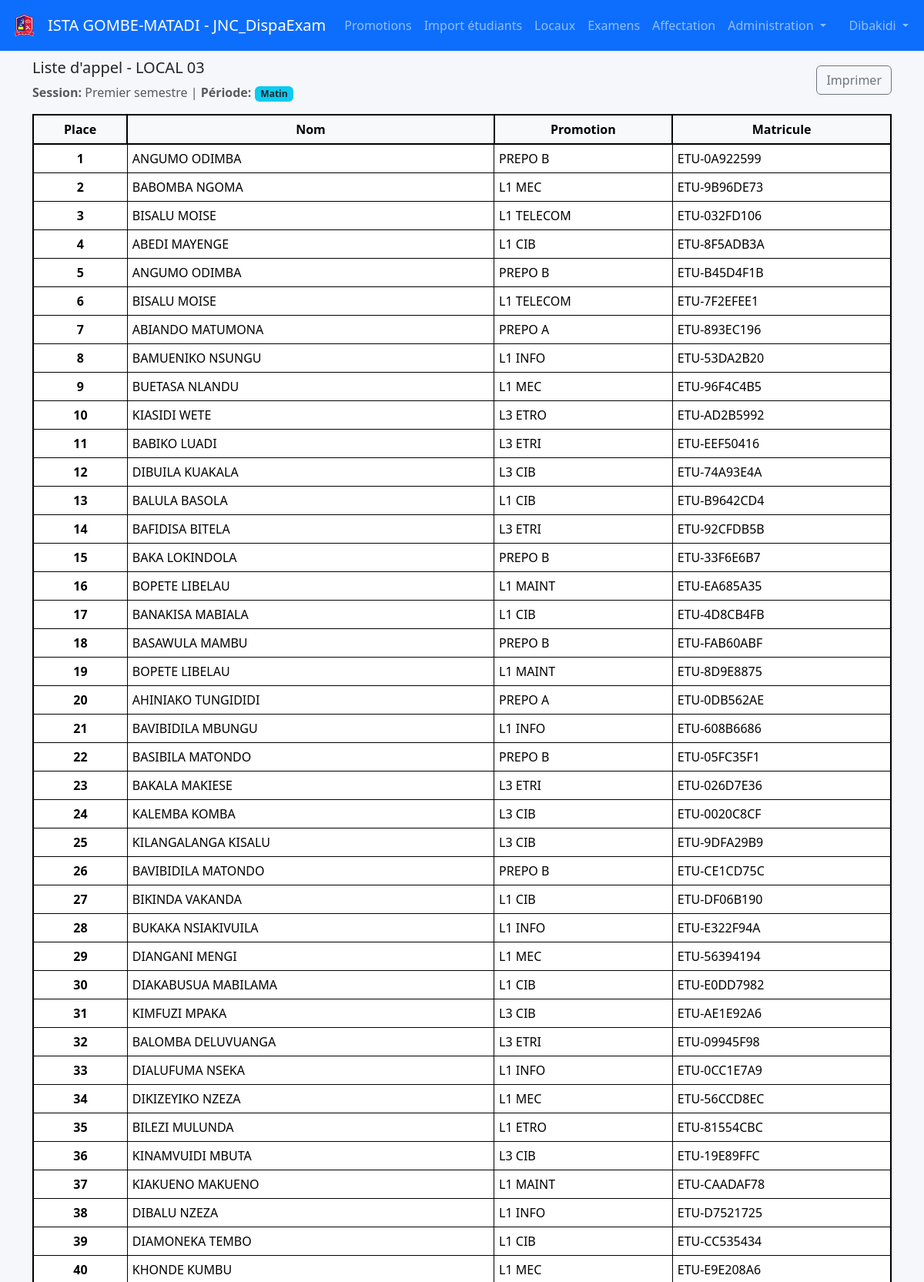
/rooms/3/liste?exam_id=10 (signed in, upper part), run on the app's committed database.
### tables this page shows
CREATE TABLE rooms (
            id INTEGER PRIMARY KEY AUTOINCREMENT,
            name TEXT NOT NULL UNIQUE,
            benches INTEGER NOT NULL DEFAULT 0,
            students_per_bench INTEGER NOT NULL DEFAULT 1
        );

CREATE TABLE "exams" (
                    id INTEGER PRIMARY KEY AUTOINCREMENT,
                    label TEXT NOT NULL,
                    session_type TEXT NOT NULL,
                    promotion_id INTEGER NOT NULL,
                    FOREIGN KEY (promotion_id) REFERENCES promotions(id) ON DELETE CASCADE
                );

CREATE TABLE assignments (
            id INTEGER PRIMARY KEY AUTOINCREMENT,
            student_id INTEGER NOT NULL,
            exam_id INTEGER NOT NULL,
            room_id INTEGER NOT NULL,
            seat_number INTEGER NOT NULL,
            qr_token TEXT NOT NULL UNIQUE,
            created_at TEXT DEFAULT CURRENT_TIMESTAMP,
            UNIQUE(student_id, exam_id),
            FOREIGN KEY (student_id) REFERENCES students(id) ON DELETE CASCADE,
            FOREIGN KEY (exam_id) REFERENCES exams(id) ON DELETE CASCADE,
            FOREIGN KEY (room_id) REFERENCES rooms(id) ON DELETE CASCADE
        );

CREATE TABLE students (
            id INTEGER PRIMARY KEY AUTOINCREMENT,
            matricule TEXT,
            full_name TEXT NOT NULL,
            promotion_id INTEGER NOT NULL,
            section_id INTEGER, sexe TEXT,
            UNIQUE(matricule),
            FOREIGN KEY (promotion_id) REFERENCES promotions(id) ON DELETE CASCADE,
            FOREIGN KEY (section_id) REFERENCES sections(id) ON DELETE SET NULL
        );

CREATE TABLE promotions (
            id INTEGER PRIMARY KEY AUTOINCREMENT,
            name TEXT NOT NULL UNIQUE
        );

### app.py (the view)
@app.route("/rooms/<int:room_id>/liste")
@login_required
def room_list(room_id):
    conn = get_db()
    exam_id = request.args.get("exam_id")
    exam = _get_exam_or_latest(conn, exam_id)
    cur = conn.cursor()
    cur.execute("SELECT name FROM rooms WHERE id = ?", (room_id,))
    room = cur.fetchone()
    room_name = room["name"] if room else "Local inconnu"
    cur.execute(
        """
        SELECT a.seat_number, s.full_name, s.matricule, p.name AS promotion_name
        FROM assignments a
        JOIN students s ON a.student_id = s.id
        JOIN promotions p ON s.promotion_id = p.id
        WHERE a.room_id = ? AND a.exam_id = ?
        ORDER BY a.seat_number
        """,
        (room_id, exam["id"]),
    )
    rows = cur.fetchall()
    return render_template("list.html", rows=rows, exam=exam, room_name=room_name)

### app.py (called while the page is built)
def get_db():
    if "db" not in g:
        g.db = get_connection()
    return g.db

def _get_exam_or_latest(conn, exam_id=None):
    cur = conn.cursor()
    if exam_id:
        cur.execute(
            """SELECT e.id, e.label, e.session_type,
               GROUP_CONCAT(p.name, ', ') as promotion_name
               FROM exams e
               LEFT JOIN exam_promotions ep ON e.id = ep.exam_id
               LEFT JOIN promotions p ON ep.promotion_id = p.id
               WHERE e.id = ?
               GROUP BY e.id, e.label, e.session_type""",
            (exam_id,)
        )
        return cur.fetchone()
    exams = _get_exams(conn)
    return exams[0] if exams else None

def login_required(f):
    @wraps(f)
    def decorated_function(*args, **kwargs):
        if 'user_id' not in session:
            flash("Vous devez vous connecter pour accéder à cette page.", "warning")
            return redirect(url_for('login'))
        return f(*args, **kwargs)
    return decorated_function

### database.py (called while the page is built)
def get_connection():
    conn = sqlite3.connect(DB_PATH, check_same_thread=False)
    conn.row_factory = sqlite3.Row
    return conn

### templates/list.html (shortened to what this page needs)
{% extends "base.html" %}
{% block content %}
<div class="mb-3">
  <div class="d-flex justify-content-between align-items-center">
    <div>
      <h5>Liste d'appel - {{ room_name }}</h5>
      <p class="text-muted mb-0">
        <strong>Session:</strong> {{ exam['label'] }} |
        <strong>Période:</strong>
        {% if exam['session_type'] == 'Matin' %}
          <span class="badge bg-info text-dark">Matin</span>
        {% elif exam['session_type'] == 'Après-midi' %}
          <span class="badge bg-warning text-dark">Après-midi</span>
        {% else %}
          {{ exam['session_type'] or 'Non définie' }}
        {% endif %}
      </p>
    </div>
    <button class="btn btn-outline-secondary" onclick="window.print()">Imprimer</button>
  </div>
</div>
<table class="table table-bordered table-sm" style="border: 2px solid #000;">
  <thead class="table-light" style="background-color: #f0f0f0;">
    <tr>
      <th style="border: 2px solid #000; padding: 6px; text-align: center; font-weight: bold;">Place</th>
      <th style="border: 2px solid #000; padding: 6px; text-align: center; font-weight: bold;">Nom</th>
      <th style="border: 2px solid #000; padding: 6px; text-align: center; font-weight: bold;">Promotion</th>
      <th style="border: 2px solid #000; padding: 6px; text-align: center; font-weight: bold;">Matricule</th>
    </tr>
  </thead>
  <tbody>
    {% for r in rows %}
      <tr>
        <td style="border: 1px solid #000; padding: 6px; text-align: center; font-weight: bold;">{{ r['seat_number'] }}</td>
        <td style="border: 1px solid #000; padding: 6px;">{{ r['full_name'] }}</td>
        <td style="border: 1px solid #000; padding: 6px;">{{ r['promotion_name'] }}</td>
        <td style="border: 1px solid #000; padding: 6px;">{{ r['matricule'] or '-' }}</td>
      </tr>
    {% else %}
      <tr>
        <td colspan="4" class="text-center text-muted" style="border: 1px solid #000; padding: 10px;">Aucune donnée.</td>
      </tr>
    {% endfor %}
  </tbody>
</table>
{% endblock %}

### static/styles.css (style rules this page uses)
body { background: #f6f7fb; }

### data on the page
rooms: name "LOCAL 03"
exams: label "Premier semestre"
assignments: seat_number "1", full_name "ANGUMO ODIMBA", promotion_name "PREPO B", matricule "ETU-0A922599"
assignments: seat_number "2", full_name "BABOMBA NGOMA", promotion_name "L1 MEC", matricule "ETU-9B96DE73"
assignments: seat_number "3", full_name "BISALU MOISE", promotion_name "L1 TELECOM", matricule "ETU-032FD106"
assignments: seat_number "4", full_name "ABEDI MAYENGE", promotion_name "L1 CIB", matricule "ETU-8F5ADB3A"
assignments: seat_number "5", full_name "ANGUMO ODIMBA", promotion_name "PREPO B", matricule "ETU-B45D4F1B"
assignments: seat_number "6", full_name "BISALU MOISE", promotion_name "L1 TELECOM", matricule "ETU-7F2EFEE1"
assignments: seat_number "7", full_name "ABIANDO MATUMONA", promotion_name "PREPO A", matricule "ETU-893EC196"
assignments: seat_number "8", full_name "BAMUENIKO NSUNGU", promotion_name "L1 INFO", matricule "ETU-53DA2B20"
assignments: seat_number "9", full_name "BUETASA NLANDU", promotion_name "L1 MEC", matricule "ETU-96F4C4B5"
assignments: seat_number "10", full_name "KIASIDI WETE", promotion_name "L3 ETRO", matricule "ETU-AD2B5992"
assignments: seat_number "11", full_name "BABIKO LUADI", promotion_name "L3 ETRI", matricule "ETU-EEF50416"
assignments: seat_number "12", full_name "DIBUILA KUAKALA", promotion_name "L3 CIB", matricule "ETU-74A93E4A"
assignments: seat_number "13", full_name "BALULA BASOLA", promotion_name "L1 CIB", matricule "ETU-B9642CD4"
assignments: seat_number "14", full_name "BAFIDISA BITELA", promotion_name "L3 ETRI", matricule "ETU-92CFDB5B"
assignments: seat_number "15", full_name "BAKA LOKINDOLA", promotion_name "PREPO B", matricule "ETU-33F6E6B7"
assignments: seat_number "16", full_name "BOPETE LIBELAU", promotion_name "L1 MAINT", matricule "ETU-EA685A35"
assignments: seat_number "17", full_name "BANAKISA MABIALA", promotion_name "L1 CIB", matricule "ETU-4D8CB4FB"
assignments: seat_number "18", full_name "BASAWULA MAMBU", promotion_name "PREPO B", matricule "ETU-FAB60ABF"
assignments: seat_number "19", full_name "BOPETE LIBELAU", promotion_name "L1 MAINT", matricule "ETU-8D9E8875"
assignments: seat_number "20", full_name "AHINIAKO TUNGIDIDI", promotion_name "PREPO A", matricule "ETU-0DB562AE"
assignments: seat_number "21", full_name "BAVIBIDILA MBUNGU", promotion_name "L1 INFO", matricule "ETU-608B6686"
assignments: seat_number "22", full_name "BASIBILA MATONDO", promotion_name "PREPO B", matricule "ETU-05FC35F1"
assignments: seat_number "23", full_name "BAKALA MAKIESE", promotion_name "L3 ETRI", matricule "ETU-026D7E36"
assignments: seat_number "24", full_name "KALEMBA KOMBA", promotion_name "L3 CIB", matricule "ETU-0020C8CF"
assignments: seat_number "25", full_name "KILANGALANGA KISALU", promotion_name "L3 CIB", matricule "ETU-9DFA29B9"
assignments: seat_number "26", full_name "BAVIBIDILA MATONDO", promotion_name "PREPO B", matricule "ETU-CE1CD75C"
assignments: seat_number "27", full_name "BIKINDA VAKANDA", promotion_name "L1 CIB", matricule "ETU-DF06B190"
assignments: seat_number "28", full_name "BUKAKA NSIAKIVUILA", promotion_name "L1 INFO", matricule "ETU-E322F94A"
assignments: seat_number "29", full_name "DIANGANI MENGI", promotion_name "L1 MEC", matricule "ETU-56394194"
assignments: seat_number "30", full_name "DIAKABUSUA MABILAMA", promotion_name "L1 CIB", matricule "ETU-E0DD7982"
assignments: seat_number "31", full_name "KIMFUZI MPAKA", promotion_name "L3 CIB", matricule "ETU-AE1E92A6"
assignments: seat_number "32", full_name "BALOMBA DELUVUANGA", promotion_name "L3 ETRI", matricule "ETU-09945F98"
assignments: seat_number "33", full_name "DIALUFUMA NSEKA", promotion_name "L1 INFO", matricule "ETU-0CC1E7A9"
assignments: seat_number "34", full_name "DIKIZEYIKO NZEZA", promotion_name "L1 MEC", matricule "ETU-56CCD8EC"
assignments: seat_number "35", full_name "BILEZI MULUNDA", promotion_name "L1 ETRO", matricule "ETU-81554CBC"
assignments: seat_number "36", full_name "KINAMVUIDI MBUTA", promotion_name "L3 CIB", matricule "ETU-19E89FFC"
assignments: seat_number "37", full_name "KIAKUENO MAKUENO", promotion_name "L1 MAINT", matricule "ETU-CAADAF78"
assignments: seat_number "38", full_name "DIBALU NZEZA", promotion_name "L1 INFO", matricule "ETU-D7521725"
assignments: seat_number "39", full_name "DIAMONEKA TEMBO", promotion_name "L1 CIB", matricule "ETU-CC535434"
assignments: seat_number "40", full_name "KHONDE KUMBU", promotion_name "L1 MEC", matricule "ETU-E9E208A6"

### other printed values
{{ session.get('username', 'Utilisateur') }} "Dibakidi"
